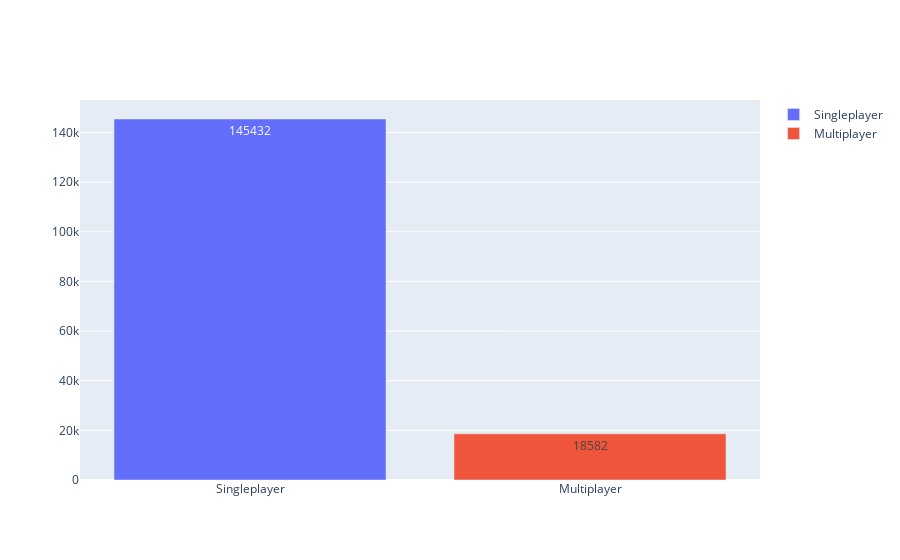

Source (notebook cell):
### Code cell
%matplotlib inline
import json
import numpy as np
import plotly.graph_objects as go
import cv2
from plotly.subplots import make_subplots
from IPython.display import Image
import sys
import os
sys.path.insert(0, '../../')
from data_loader import get_data_to_load, get_counterpart

# Load data first

multiplayer_countries_map = json.load(open('../02_listing/countries_map', encoding='utf8'))
singleplayer_pre_mapping_countries_map = json.load(open('../03_mapping/pre_mapping_countries_map', encoding='utf8'))
basenames_to_country_map = json.load(open('../03_mapping/pre_mapping_basenames_to_countries_map', encoding='utf8'))
variance_map = json.load(open('../04_data_cleaning/variance_map', encoding='utf8'))

list_files = get_data_to_load(loading_file='../04_data_cleaning/updated_data_list', file_location='../01_enriching/.data/', image_file_location='../../1_data_collection/.data/', allow_new_file_creation=False, from_remote_only=True, download_link='env', allow_file_location_env=True, allow_image_file_location_env=True, allow_json_file_location_env=True, limit=25, shuffle_seed=43)
list_basenames = [os.path.basename(x) for x in list_files]
list_basenames_set = set(list_basenames)
basenames_to_file_map = {x: y for x, y in zip(list_basenames, list_files)}

# filter only .png files from the list
images_to_country_map = {get_counterpart(k): v for k, v in basenames_to_country_map.items() if k in list_basenames_set}

# Combine image_to_country_map and variance_map (they have the same keys, but different kinds of values)
# into a single dictionary, where the values are tuples of the form (country, variance)
image_to_country_variance_map = {}
for key in images_to_country_map:
    image_to_country_variance_map[key] = (images_to_country_map[key], variance_map[key])
    
# Combine the two countries maps into a single dictionary, where the values are tuples of the form (multiplayer_country, singleplayer_country)
countries_map = {}
for key in set([*multiplayer_countries_map.keys(), *singleplayer_pre_mapping_countries_map.keys()]):
    countries_map[key] = (multiplayer_countries_map.get(key, np.nan), singleplayer_pre_mapping_countries_map.get(key, np.nan))
    
# Print number of singleplayer games and number of multiplayer games by summing all the values in the countries_map
singleplayer_games = sum(singleplayer_pre_mapping_countries_map.values())
multiplayer_games = sum(multiplayer_countries_map.values())

# Display in a fancy plotly plot (not a table but a bar chart with nice big labels of the final values
fig = go.Figure(data=[
    go.Bar(name='Singleplayer', x=['Singleplayer'], y=[singleplayer_games], text=[singleplayer_games], textposition='auto'),
    go.Bar(name='Multiplayer', x=['Multiplayer'], y=[multiplayer_games], text=[multiplayer_games], textposition='auto')
])

# Display the plot
fig.show()

### Figure 1 — Plotly figure (JSON) as saved in the notebook; plotly's stock layout.template omitted (floating-point values rounded to 4 significant figures)
{"data": [{"name": "Singleplayer", "text": ["145432"], "textposition": "auto", "type": "bar", "x": ["Singleplayer"], "y": [145432]}, {"name": "Multiplayer", "text": ["18582"], "textposition": "auto", "type": "bar", "x": ["Multiplayer"], "y": [18582]}], "layout": {}}
